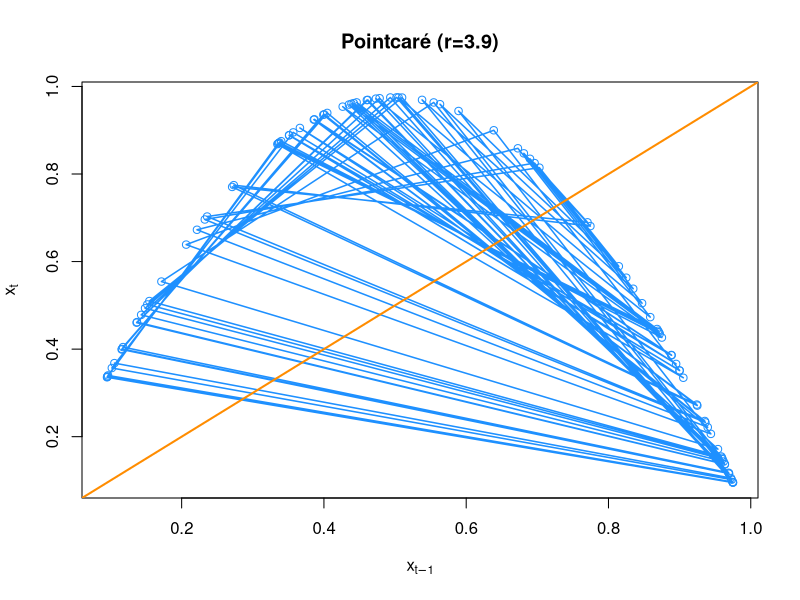
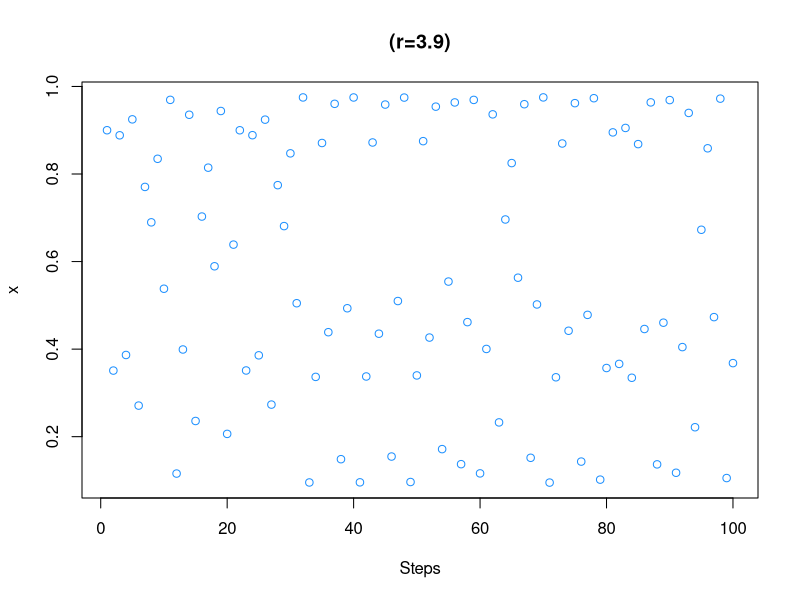

R code for these plots, in order:
n_steps <- 100
xs <- integer(n_steps)
xs[1] <- 0.9
r = 3.9

for(i in 2:n_steps) {
  xs[i] = r*xs[i-1]*(1-xs[i-1])
}

# Plot the pointcaré
svg("pointcare5.svg")
plot(x=xs[1:(length(xs)-1)], y=xs[2:length(xs)], main="Pointcaré (r=3.9)",
     xlab=expression(x[t-1]), ylab=expression(x[t]), col = "dodgerblue")
lines(xs[1:(length(xs)-1)], y=xs[2:length(xs)], col = "dodgerblue", lwd = 1.5)
abline(b = 1, a = 0, col = "#ff8c00", lwd = 2)

# plot development plot..
svg("development5.svg")
plot(x=xs, ylab = "x", main="(r=3.9)", xlab="Steps", col = "dodgerblue")
#abline(h=1/3, col = "#ff8c00", lwd = 2)